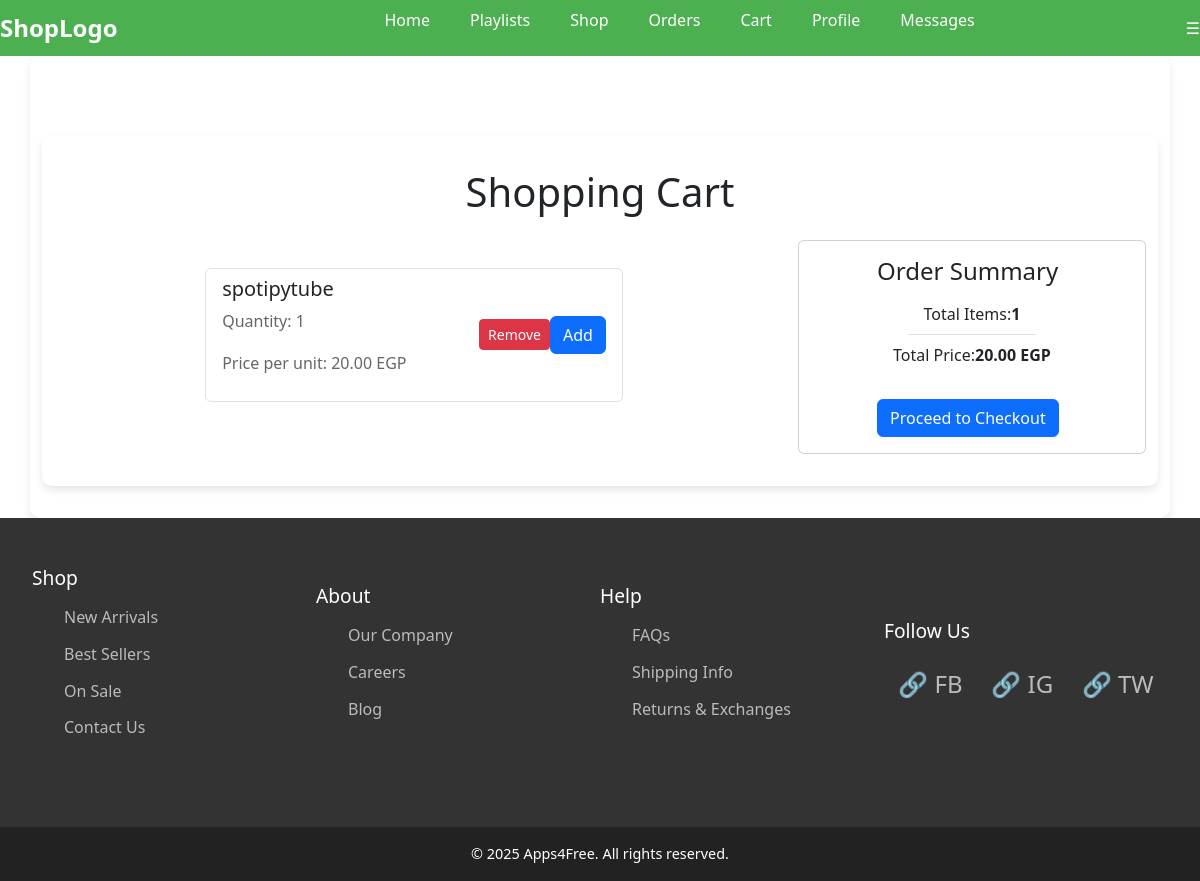
The app's page /cart/ (signed in) with its own data.
### cart/models.py (models this page shows, shortened)
class CartItem(models.Model):
    cart = models.ForeignKey(Cart, on_delete=models.CASCADE, related_name='items')
    product = models.ForeignKey(Product, on_delete=models.CASCADE)
    quantity = models.PositiveIntegerField(default=0)
    @property
    def subtotal(self):
        return self.quantity * self.product.price

### product/models.py (models this page shows, shortened)
class Product(models.Model):
    name = models.CharField(max_length=30, default='Product_Name')
    description = models.TextField(default='My_description', null=True, blank=True)
    price = models.DecimalField(max_digits=7, decimal_places=2, default=20.00)  # Increased max_digits for flexibility
    activation_period = models.DurationField(default=timedelta(hours=2))  # Duration field to store time
    image = models.ImageField(upload_to='Photos/%y/%m/%d', default='Photos/24/09/17/images.png')
    download_file = models.FileField(upload_to='Downloads/%y/%m/%d', default=f'Downloads/24/09/17/file{id}.exe')
    download_file_version = models.CharField(max_length=10, default='1.0.0')
    active = models.BooleanField(default=True)
    category = models.ForeignKey(Category, on_delete=models.PROTECT, null=True, blank=True)
    class Meta:
        verbose_name = 'Product'
        ordering = ['name']

### cart/views.py (the view)
# urls.py: path('', views.cart_view, name='Cart'),
@login_required
def cart_view(request):
    try:
        cart, created = Cart.objects.get_or_create(user=request.user)
        items = cart.items.all()
        total_price = sum(item.subtotal for item in items)
        context = {
            'items': items,
            'total_price': total_price,
            'item_count': items.count(),
            'cart_created': created,
        }
    except Exception as e:
        logger.error(f"Error retrieving cart: {e}")
        messages.error(request, "An error occurred while retrieving your cart. Please try again later.")
        context = {'items': [], 'total_price': 0, 'item_count': 0}
    return render(request, 'cart/cart.html', context)

### app/templatetags/custom_filters.py (called while the page is built)
@register.filter
def multiply(value, arg):
    try:
        return float(value) * float(arg)
    except (ValueError, TypeError):
        return 0

### cart/templates/cart/cart.html (shortened to what this page needs)
{% extends 'base.html' %}
{% load static %}
{% load custom_filters %}
{% block content %}
<div class="container mt-5">
    <h1 class="mb-4 text-center">Shopping Cart</h1>
    <div class="row">
        <div class="col-lg-8">
            {% if items %}
            <ul class="list-group mb-4">
                {% for item in items %}
                    <li class="list-group-item d-flex justify-content-between align-items-center">
                        <div>
                            <h5>{{ item.product.name }}</h5>
                            <p>Quantity: {{ item.quantity }}</p>
                            <p>Price per unit: {{ item.product.price|floatformat:2 }} EGP</p>
                        </div>
                        <span class="badge badge-primary badge-pill">{{ item.quantity|multiply:item.product.price|floatformat:2 }} EGP</span>
                        <a href="{% url 'DecrementItem' item.id %}" class="btn btn-danger btn-sm">Remove</a>
                        <a href="{% url 'IncrementItem' item.id %}" class="btn btn-primary">Add</a>
                    </li>
                {% endfor %}
            </ul>
            {% else %}
            <div class="alert alert-warning text-center">
                Your cart is empty.
            </div>
            {% endif %}
        </div>
        <div class="col-lg-4">
            <div class="card">
                <div class="card-body">
                    <h4 class="card-title">Order Summary</h4>
                    <ul class="list-group list-group-flush">
                        <li class="list-group-item d-flex justify-content-between">
                            <span>Total Items:</span>
                            <strong>{{ items|length }}</strong>
                        </li>
                        <li class="list-group-item d-flex justify-content-between">
                            <span>Total Price:</span>
                            <strong>
                                {{ total_price }} EGP
                            </strong>
                        </li>
                    </ul>
                    <a href="{% url 'Checkout' %}" class="btn btn-primary btn-block mt-4">Proceed to Checkout</a>
                </div>
            </div>
        </div>
    </div>
</div>
{% endblock %}

### Project/static/css/style.css (style rules this page uses)
* { margin: 0; padding: 0; box-sizing: border-box; justify-content: center; align-items: center; }
html, body { width: 100%; min-height: 100%; display: flex; flex-direction: column; align-items: stretch; }
body { font-family: 'Segoe UI', Tahoma, Geneva, Verdana, sans-serif; background-color: #f4f6f8; }
.container { background-color: #fff; padding: 2rem; border-radius: 10px; box-shadow: 0 4px 8px rgba(0, 0, 0, 0.1); max-width: 400px; width: 500%; }
.btn { display: inline-block; padding: 10px 20px; font-size: 16px; color: #fff; background-color: #007bff; border-radius: 8px; border: none; cursor: pointer; transition: background-color 0.3s ease; }
.btn-primary { background-color: #007bff; }
.btn-danger { background-color: #dc3545; display: inline-block; padding: 10px 20px; font-size: 16px; color: #fff; border-radius: 8px; border: none; cursor: pointer; transition: background-color 0.3s ease; }
.btn-primary { background-color: #007bff; border: none; padding: 0.75rem 1.25rem; color: white; font-size: 1rem; border-radius: 5px; cursor: pointer; transition: background-color 0.3s ease; }
h1, h2, h3, h4, h5, h6 { color: #333; margin-bottom: 1rem; font-weight: 600; }
p { color: #666; line-height: 1.6; margin-bottom: 1rem; }
a { color: #007bff; text-decoration: none; }

### records on screen
CartItem: product.name "spotipytube", quantity "1", product.price "20.00"

### other values on screen
{{ items|length }} "1"
{{ total_price }} "20.00"
